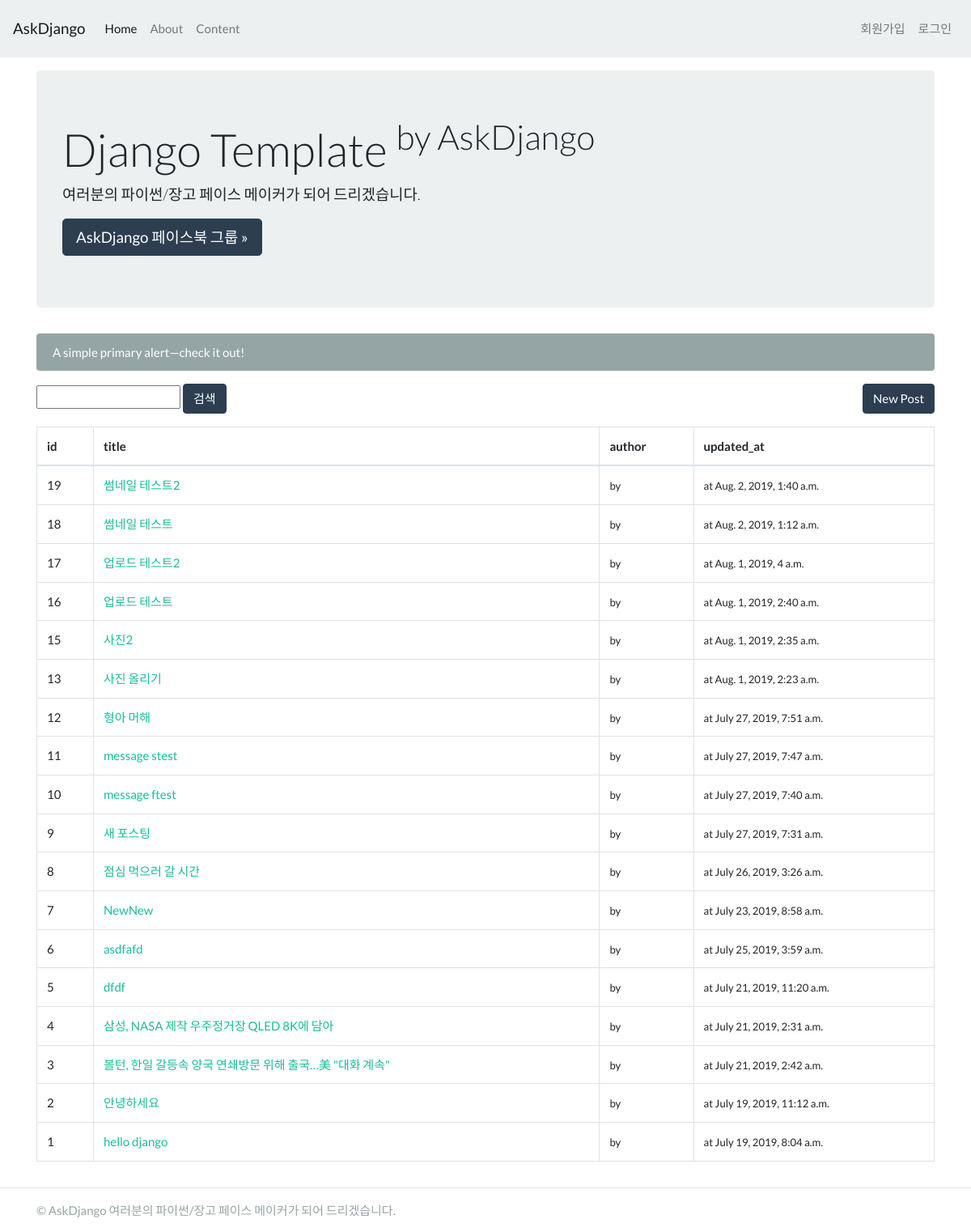
/blog/, run on an earlier commit of the app's database.
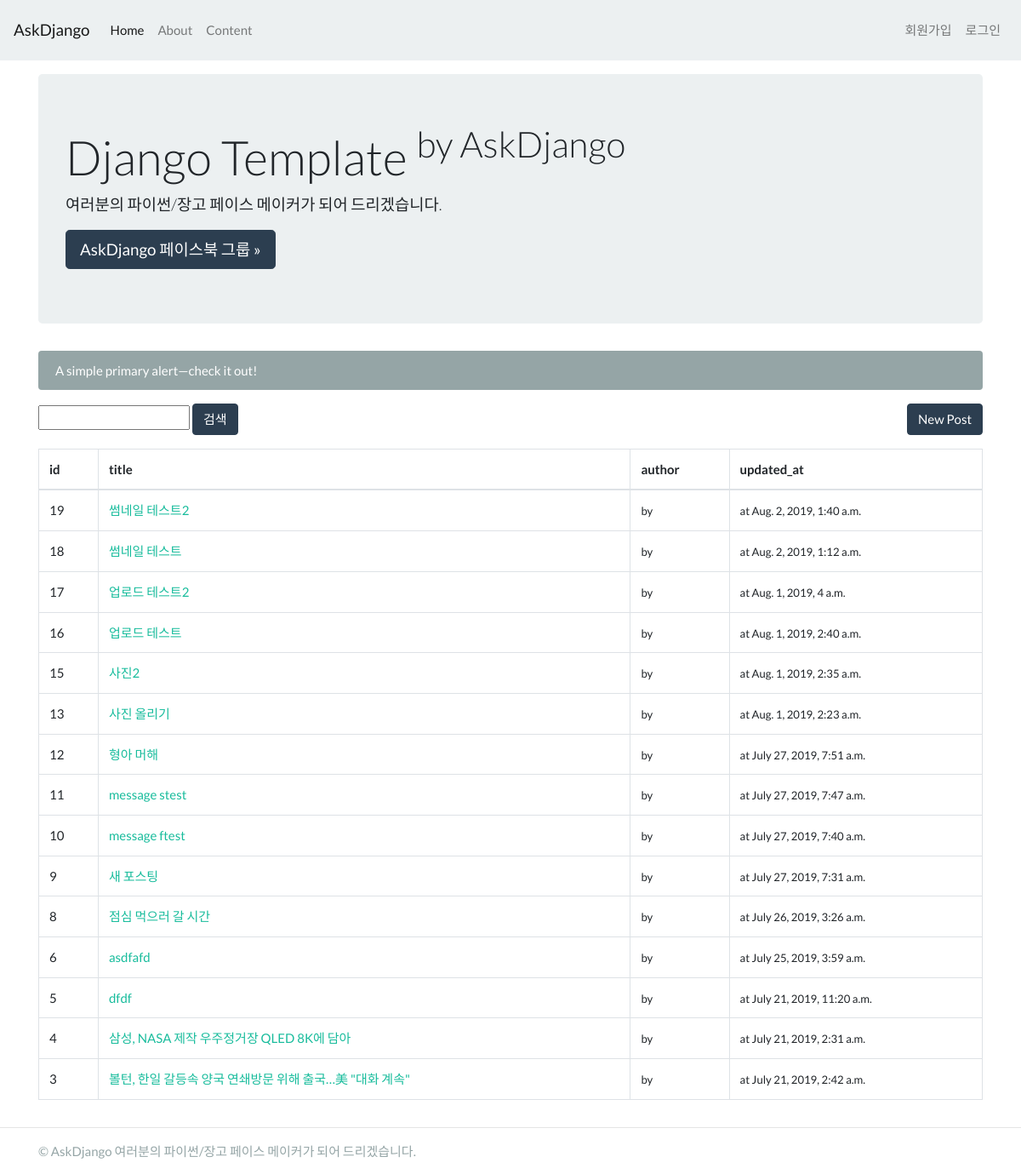
And on a later commit of the database.
### blog/models.py (models this page shows, shortened)
class Post(models.Model):
    STATUS_CHOICES = (
        ('d', 'Draft'),
        ('p', 'Published'),
        ('w', 'Withdrawn'),
    )
    user = models.ForeignKey(settings.AUTH_USER_MODEL, on_delete=models.CASCADE)
    title = models.CharField(max_length=100, verbose_name='제목',
        help_text='포스팅 제목을 입력해주세요. 최대 100자 내외.') #길이 제한 있는 문자열
    content = models.TextField(verbose_name='내용') #길이 제한 없는 문자열
    photo = ProcessedImageField(blank=True, upload_to='blog/post/%Y/%m/%d',
                                processors=[Thumbnail(300, 300)],
                                format='JPEG',
                                options={'quality': 60}) #업로드 파일을 디렉토리별 시간대별로 관리함
    tags = models.CharField(max_length=100, blank=True)
    lnglat = models.CharField(max_length=50, blank=True, help_text='경도/위도 포맷으로 입력',
        validators=[lnglat_validator],
        )
    status = models.CharField(max_length=1, choices=STATUS_CHOICES)
    tag_set = models.ManyToManyField('Tag', blank=True) #같은 app내에 있는 클래스를 지정할때 클래스가 뒤에서 지정되어도 ''으로 지정가능
    created_at = models.DateTimeField(auto_now_add=True)
    updated_at = models.DateTimeField(auto_now=True)
    class Meta:
        ordering = ['-id'] #'-'붙이면 내림차순 정렬(최근 것부터 보여줌)

### blog/views.py (the view)
# urls.py: path('', views.post_list, name='post_list'),
def post_list(request):
    qs = Post.objects.all()
    q = request.GET.get('q', '') #q가 있으면 가져오고 없으면 빈 문자열
    if q:
        qs = qs.filter(title__icontains=q)
    return render(request, 'blog/post_list.html',{
        'post_list':qs
    })

### blog/templates/blog/post_list.html
{% extends "blog/layout.html" %}
{% block content %}
    <div class="container">
        <div class="row">
            <div class="col-sm-12">
                    <div class="jumbotron mt-3">
                        <h1 class="display-4">Django Template <sup>by AskDjango</sup></h1>
                        <p class="lead">여러분의 파이썬/장고 페이스 메이커가 되어 드리겠습니다.</p>
                        <a class="btn btn-primary btn-lg" href="#" role="button">AskDjango 페이스북 그룹 &raquo;</a>
                    </div>
                <div class="alert alert-secondary" role="alert">
                    A simple primary alert—check it out!
                </div>
                <div class="search_bar d-flex justify-content-between mb-3">
                    <form action="" method="get">
                        <input type="text" name="q" value="{{ q }}"/>
                        <input type="submit" value="검색" class="btn btn-primary"/>
                    </form>
                    <a href="{% url "blog:post_new" %}" class="btn btn-primary">New Post</a>
                </div>
                <table class="table table-hover table-bordered">
                    <thead>
                        <tr>
                            <th>id</th>
                            <th>title</th>
                            <th>author</th>
                            <th>updated_at</th>
                        </tr>
                    </thead>
                    <tbody>
                    {% for post in post_list %}
                        <tr>
                            <td>{{ post.id }}</td>
                            <td><a href="{% url "blog:post_detail" post.id %}">
                                {{ post.title }}</a></td>
                            <td>
                                <small>by{{ post.author }}</small>
                            </td>
                            <td>
                                <small>at {{ post.updated_at }}</small>
                            </td>
                        </tr>
                    {% endfor %}
                    </tbody>
                </table>
            </div>
        </div>
    </div>
{% endblock %}

What changed in the data, as far as the page shows it:
removed Post: id "7", title "NewNew", updated_at "July 23, 2019, 8:58 a.m."
removed Post: id "2", title "안녕하세요", updated_at "July 19, 2019, 11:12 a.m."
removed Post: id "1", title "hello django", updated_at "July 19, 2019, 8:04 a.m."
